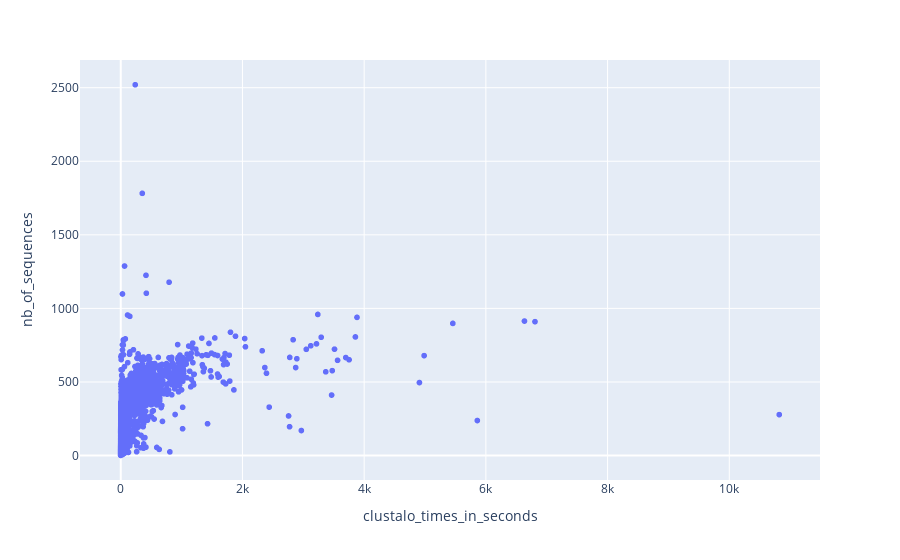

Write notebook code for a chart like this one.
### Code cell
df = pd.DataFrame(data={"clustalo_times_in_seconds": clustalo_times, "nb_of_sequences": clustalo_nbs_of_seqs})
px.scatter(df, x="clustalo_times_in_seconds", y="nb_of_sequences")

### Figure 1 — Plotly figure (JSON) as saved in the notebook; plotly's stock layout.template omitted (floating-point values rounded to 4 significant figures; data arrays with more than 128 entries replaced by an {"elided": "..."} marker saying what was removed)
{"data": [{"hovertemplate": "clustalo_times_in_seconds=%{x}<br>nb_of_sequences=%{y}<extra></extra>", "legendgroup": "", "marker": {"color": "#636efa", "symbol": "circle"}, "mode": "markers", "name": "", "showlegend": false, "type": "scattergl", "x": {"elided": "13303 float values"}, "xaxis": "x", "y": {"elided": "13303 int values"}, "yaxis": "y"}], "layout": {"legend": {"tracegroupgap": 0}, "margin": {"t": 60}, "xaxis": {"anchor": "y", "domain": [0, 1], "title": {"text": "clustalo_times_in_seconds"}}, "yaxis": {"anchor": "x", "domain": [0, 1], "title": {"text": "nb_of_sequences"}}}}
